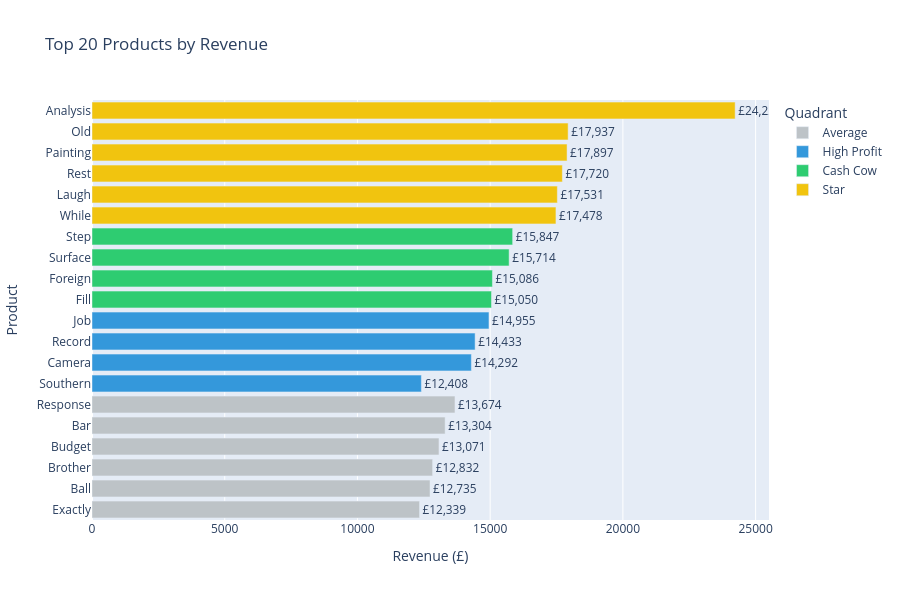

The notebook cell saved with this chart:
### Markdown cell above
## 10 · Product Performance Ranking

### Code cell
prod_pdf = sales["product_ranking"].toPandas()
for c in ["total_revenue","profit_margin"]:
    prod_pdf[c] = pd.to_numeric(prod_pdf[c], errors="coerce")

top20 = prod_pdf.head(20).sort_values("total_revenue")

fig = px.bar(
    top20, x="total_revenue", y="product_name", orientation="h",
    color="product_category", text="total_revenue",
    title="Top 20 Products by Revenue",
    labels={"total_revenue":"Revenue (£)","product_name":"Product",
            "product_category":"Quadrant"},
    color_discrete_map={"Star":"#f1c40f","Cash Cow":"#2ecc71",
                        "High Profit":"#3498db","Average":"#bdc3c7"},
)
fig.update_traces(texttemplate="£%{text:,.0f}", textposition="outside")
fig.update_layout(xaxis_tickformat="£,.0f", height=600)
fig.show()

### Figure 1 — Plotly figure (JSON) as saved in the notebook; plotly's stock layout.template omitted (floating-point values rounded to 4 significant figures)
{"data": [{"hovertemplate": "Quadrant=Average<br>Revenue (£)=%{text}<br>Product=%{y}<extra></extra>", "legendgroup": "Average", "marker": {"color": "#bdc3c7", "pattern": {"shape": ""}}, "name": "Average", "orientation": "h", "showlegend": true, "text": [12340.0, 12730.0, 12830.0, 13070.0, 13300.0, 13670.0], "textposition": "outside", "texttemplate": "£%{text:,.0f}", "type": "bar", "x": [12340.0, 12730.0, 12830.0, 13070.0, 13300.0, 13670.0], "xaxis": "x", "y": ["Exactly", "Ball", "Brother", "Budget", "Bar", "Response"], "yaxis": "y"}, {"hovertemplate": "Quadrant=High Profit<br>Revenue (£)=%{text}<br>Product=%{y}<extra></extra>", "legendgroup": "High Profit", "marker": {"color": "#3498db", "pattern": {"shape": ""}}, "name": "High Profit", "orientation": "h", "showlegend": true, "text": [12410.0, 14290.0, 14430.0, 14950.0], "textposition": "outside", "texttemplate": "£%{text:,.0f}", "type": "bar", "x": [12410.0, 14290.0, 14430.0, 14950.0], "xaxis": "x", "y": ["Southern", "Camera", "Record", "Job"], "yaxis": "y"}, {"hovertemplate": "Quadrant=Cash Cow<br>Revenue (£)=%{text}<br>Product=%{y}<extra></extra>", "legendgroup": "Cash Cow", "marker": {"color": "#2ecc71", "pattern": {"shape": ""}}, "name": "Cash Cow", "orientation": "h", "showlegend": true, "text": [15050.0, 15090.0, 15710.0, 15850.0], "textposition": "outside", "texttemplate": "£%{text:,.0f}", "type": "bar", "x": [15050.0, 15090.0, 15710.0, 15850.0], "xaxis": "x", "y": ["Fill", "Foreign", "Surface", "Step"], "yaxis": "y"}, {"hovertemplate": "Quadrant=Star<br>Revenue (£)=%{text}<br>Product=%{y}<extra></extra>", "legendgroup": "Star", "marker": {"color": "#f1c40f", "pattern": {"shape": ""}}, "name": "Star", "orientation": "h", "showlegend": true, "text": [17480.0, 17530.0, 17720.0, 17900.0, 17940.0, 24230.0], "textposition": "outside", "texttemplate": "£%{text:,.0f}", "type": "bar", "x": [17480.0, 17530.0, 17720.0, 17900.0, 17940.0, 24230.0], "xaxis": "x", "y": ["While", "Laugh", "Rest", "Painting", "Old", "Analysis"], "yaxis": "y"}], "layout": {"barmode": "relative", "height": 600, "legend": {"title": {"text": "Quadrant"}, "tracegroupgap": 0}, "title": {"text": "Top 20 Products by Revenue"}, "xaxis": {"anchor": "y", "domain": [0, 1], "tickformat": "£,.0f", "title": {"text": "Revenue (£)"}}, "yaxis": {"anchor": "x", "domain": [0, 1], "title": {"text": "Product"}}}}
